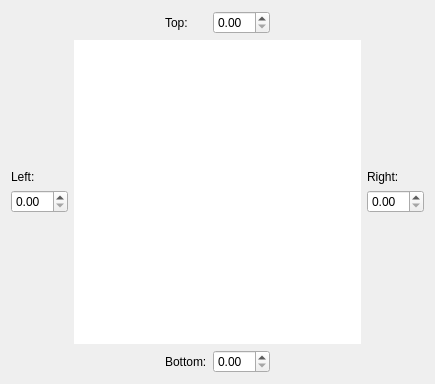
<?xml version="1.0" encoding="UTF-8"?>
<ui version="4.0">
 <class>Dialog</class>
 <widget class="QDialog" name="Dialog">
  <property name="geometry">
   <rect>
    <x>0</x>
    <y>0</y>
    <width>435</width>
    <height>384</height>
   </rect>
  </property>
  <property name="windowTitle">
   <string>Margins</string>
  </property>
  <layout class="QGridLayout" name="gridLayout">
   <item row="0" column="1">
    <spacer name="horizontalSpacer">
     <property name="orientation">
      <enum>Qt::Horizontal</enum>
     </property>
     <property name="sizeHint" stdset="0">
      <size>
       <width>92</width>
       <height>20</height>
      </size>
     </property>
    </spacer>
   </item>
   <item row="0" column="2">
    <widget class="QLabel" name="label">
     <property name="text">
      <string>Top:</string>
     </property>
    </widget>
   </item>
   <item row="0" column="3">
    <widget class="QDoubleSpinBox" name="top"/>
   </item>
   <item row="0" column="4">
    <spacer name="horizontalSpacer_2">
     <property name="orientation">
      <enum>Qt::Horizontal</enum>
     </property>
     <property name="sizeHint" stdset="0">
      <size>
       <width>92</width>
       <height>20</height>
      </size>
     </property>
    </spacer>
   </item>
   <item row="1" column="0">
    <spacer name="verticalSpacer">
     <property name="orientation">
      <enum>Qt::Vertical</enum>
     </property>
     <property name="sizeHint" stdset="0">
      <size>
       <width>20</width>
       <height>133</height>
      </size>
     </property>
    </spacer>
   </item>
   <item row="1" column="1" rowspan="4" colspan="4">
    <widget class="QWidget" name="widget" native="true">
     <property name="sizePolicy">
      <sizepolicy hsizetype="Expanding" vsizetype="Expanding">
       <horstretch>0</horstretch>
       <verstretch>0</verstretch>
      </sizepolicy>
     </property>
     <property name="styleSheet">
      <string notr="true">background-color: rgb(255, 255, 255);
border-color: rgb(0, 0, 0);</string>
     </property>
    </widget>
   </item>
   <item row="2" column="0">
    <widget class="QLabel" name="label_2">
     <property name="text">
      <string>Left:</string>
     </property>
    </widget>
   </item>
   <item row="2" column="5">
    <widget class="QLabel" name="label_3">
     <property name="text">
      <string>Right:</string>
     </property>
    </widget>
   </item>
   <item row="3" column="0">
    <widget class="QDoubleSpinBox" name="left"/>
   </item>
   <item row="3" column="5">
    <widget class="QDoubleSpinBox" name="right"/>
   </item>
   <item row="4" column="0">
    <spacer name="verticalSpacer_2">
     <property name="orientation">
      <enum>Qt::Vertical</enum>
     </property>
     <property name="sizeHint" stdset="0">
      <size>
       <width>20</width>
       <height>133</height>
      </size>
     </property>
    </spacer>
   </item>
   <item row="5" column="2">
    <widget class="QLabel" name="label_4">
     <property name="text">
      <string>Bottom:</string>
     </property>
    </widget>
   </item>
   <item row="5" column="3">
    <widget class="QDoubleSpinBox" name="bottom"/>
   </item>
  </layout>
 </widget>
 <resources/>
 <connections/>
</ui>
